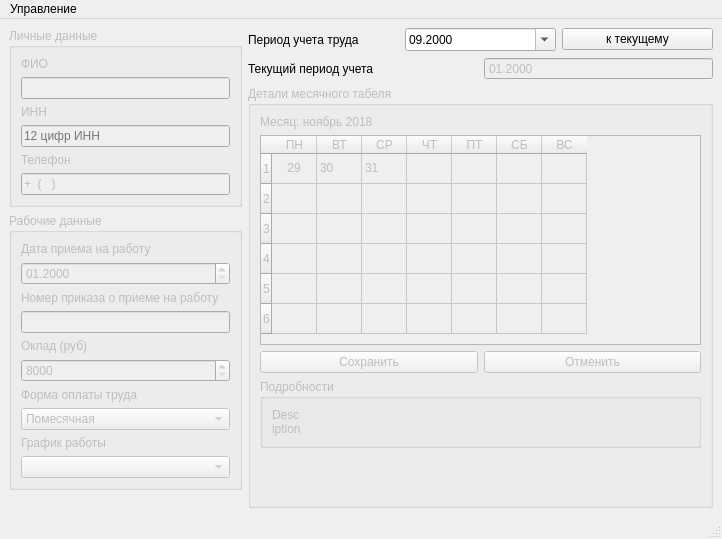
<?xml version="1.0" encoding="UTF-8"?>
<ui version="4.0">
 <class>EmployeeSC</class>
 <widget class="QMainWindow" name="EmployeeSC">
  <property name="geometry">
   <rect>
    <x>0</x>
    <y>0</y>
    <width>722</width>
    <height>539</height>
   </rect>
  </property>
  <property name="minimumSize">
   <size>
    <width>722</width>
    <height>539</height>
   </size>
  </property>
  <property name="windowTitle">
   <string>Профиль сотрудника</string>
  </property>
  <widget class="QWidget" name="centralwidget">
   <layout class="QGridLayout" name="gridLayout">
    <item row="3" column="0">
     <widget class="QGroupBox" name="workingDataBox">
      <property name="enabled">
       <bool>false</bool>
      </property>
      <property name="sizePolicy">
       <sizepolicy hsizetype="Expanding" vsizetype="Preferred">
        <horstretch>1</horstretch>
        <verstretch>0</verstretch>
       </sizepolicy>
      </property>
      <property name="title">
       <string>Рабочие данные</string>
      </property>
      <layout class="QVBoxLayout" name="verticalLayout_14">
       <item>
        <layout class="QVBoxLayout" name="verticalLayout_36">
         <item>
          <widget class="QLabel" name="label_33">
           <property name="text">
            <string>Дата приема на работу</string>
           </property>
          </widget>
         </item>
         <item>
          <widget class="QDateEdit" name="eReceiptDate">
           <property name="displayFormat">
            <string>MM.yyyy</string>
           </property>
          </widget>
         </item>
        </layout>
       </item>
       <item>
        <layout class="QVBoxLayout" name="verticalLayout_11">
         <item>
          <widget class="QLabel" name="label_11">
           <property name="text">
            <string>Номер приказа о приеме на работу</string>
           </property>
          </widget>
         </item>
         <item>
          <widget class="QLineEdit" name="eOrderNum"/>
         </item>
        </layout>
       </item>
       <item>
        <layout class="QVBoxLayout" name="verticalLayout_8">
         <item>
          <widget class="QLabel" name="eSalary_label">
           <property name="text">
            <string>Оклад (руб)</string>
           </property>
          </widget>
         </item>
         <item>
          <widget class="QSpinBox" name="eSalary">
           <property name="minimum">
            <number>8000</number>
           </property>
           <property name="maximum">
            <number>9999999</number>
           </property>
           <property name="singleStep">
            <number>1000</number>
           </property>
          </widget>
         </item>
        </layout>
       </item>
       <item>
        <layout class="QVBoxLayout" name="verticalLayout_9">
         <item>
          <widget class="QLabel" name="label_10">
           <property name="text">
            <string>Форма оплаты труда</string>
           </property>
          </widget>
         </item>
         <item>
          <widget class="QComboBox" name="ePayFormChoice">
           <item>
            <property name="text">
             <string>Помесячная</string>
            </property>
           </item>
           <item>
            <property name="text">
             <string>Почасовая</string>
            </property>
           </item>
          </widget>
         </item>
        </layout>
       </item>
       <item>
        <layout class="QVBoxLayout" name="verticalLayout_12">
         <item>
          <widget class="QLabel" name="label_12">
           <property name="text">
            <string>График работы</string>
           </property>
          </widget>
         </item>
         <item>
          <widget class="QComboBox" name="eDutyChart">
           <property name="modelColumn">
            <number>0</number>
           </property>
          </widget>
         </item>
        </layout>
       </item>
      </layout>
     </widget>
    </item>
    <item row="1" column="1">
     <layout class="QHBoxLayout" name="horizontalLayout_2">
      <item>
       <widget class="QLabel" name="label_18">
        <property name="text">
         <string>Текущий период учета</string>
        </property>
       </widget>
      </item>
      <item>
       <widget class="QDateEdit" name="CurrentPeriod_dateEdit">
        <property name="enabled">
         <bool>false</bool>
        </property>
        <property name="buttonSymbols">
         <enum>QAbstractSpinBox::NoButtons</enum>
        </property>
        <property name="displayFormat">
         <string>MM.yyyy</string>
        </property>
       </widget>
      </item>
     </layout>
    </item>
    <item row="0" column="0" rowspan="3">
     <widget class="QGroupBox" name="personalDataBox">
      <property name="enabled">
       <bool>false</bool>
      </property>
      <property name="sizePolicy">
       <sizepolicy hsizetype="Expanding" vsizetype="Preferred">
        <horstretch>1</horstretch>
        <verstretch>0</verstretch>
       </sizepolicy>
      </property>
      <property name="title">
       <string>Личные данные</string>
      </property>
      <layout class="QVBoxLayout" name="verticalLayout_15">
       <item>
        <layout class="QVBoxLayout" name="verticalLayout">
         <item>
          <widget class="QLabel" name="label">
           <property name="text">
            <string>ФИО</string>
           </property>
          </widget>
         </item>
         <item>
          <widget class="QLineEdit" name="eFIO">
           <property name="maxLength">
            <number>30</number>
           </property>
           <property name="clearButtonEnabled">
            <bool>true</bool>
           </property>
          </widget>
         </item>
        </layout>
       </item>
       <item>
        <layout class="QVBoxLayout" name="verticalLayout_3">
         <item>
          <widget class="QLabel" name="label_3">
           <property name="text">
            <string>ИНН</string>
           </property>
          </widget>
         </item>
         <item>
          <widget class="QLineEdit" name="INN">
           <property name="inputMask">
            <string>999999999999</string>
           </property>
           <property name="placeholderText">
            <string>12 цифр ИНН</string>
           </property>
          </widget>
         </item>
        </layout>
       </item>
       <item>
        <layout class="QVBoxLayout" name="verticalLayout_7">
         <item>
          <widget class="QLabel" name="label_8">
           <property name="text">
            <string>Телефон</string>
           </property>
          </widget>
         </item>
         <item>
          <widget class="QLineEdit" name="eNumberPhone">
           <property name="inputMask">
            <string>+9 (999) 999 99 99</string>
           </property>
           <property name="placeholderText">
            <string>+9 (999) 999 99 99</string>
           </property>
          </widget>
         </item>
        </layout>
       </item>
      </layout>
     </widget>
    </item>
    <item row="0" column="1">
     <layout class="QHBoxLayout" name="horizontalLayout_14">
      <item>
       <widget class="QLabel" name="label_15">
        <property name="text">
         <string>Период учета труда</string>
        </property>
       </widget>
      </item>
      <item>
       <widget class="QDateEdit" name="BillingPeriod_dateEdit">
        <property name="showGroupSeparator" stdset="0">
         <bool>true</bool>
        </property>
        <property name="dateTime">
         <datetime>
          <hour>0</hour>
          <minute>0</minute>
          <second>0</second>
          <year>2000</year>
          <month>9</month>
          <day>1</day>
         </datetime>
        </property>
        <property name="minimumDateTime">
         <datetime>
          <hour>0</hour>
          <minute>0</minute>
          <second>0</second>
          <year>2000</year>
          <month>1</month>
          <day>1</day>
         </datetime>
        </property>
        <property name="displayFormat">
         <string>MM.yyyy</string>
        </property>
        <property name="calendarPopup">
         <bool>true</bool>
        </property>
       </widget>
      </item>
      <item>
       <widget class="QPushButton" name="GoToCurrentPeriod_button">
        <property name="text">
         <string>к текущему</string>
        </property>
       </widget>
      </item>
     </layout>
    </item>
    <item row="4" column="0">
     <spacer name="verticalSpacer">
      <property name="orientation">
       <enum>Qt::Vertical</enum>
      </property>
      <property name="sizeHint" stdset="0">
       <size>
        <width>20</width>
        <height>40</height>
       </size>
      </property>
     </spacer>
    </item>
    <item row="2" column="1" rowspan="3">
     <widget class="QGroupBox" name="LabourGroupEdit">
      <property name="enabled">
       <bool>false</bool>
      </property>
      <property name="sizePolicy">
       <sizepolicy hsizetype="Expanding" vsizetype="Expanding">
        <horstretch>2</horstretch>
        <verstretch>0</verstretch>
       </sizepolicy>
      </property>
      <property name="maximumSize">
       <size>
        <width>700</width>
        <height>16777215</height>
       </size>
      </property>
      <property name="baseSize">
       <size>
        <width>700</width>
        <height>0</height>
       </size>
      </property>
      <property name="title">
       <string>Детали месячного табеля</string>
      </property>
      <layout class="QVBoxLayout" name="verticalLayout_10">
       <item>
        <widget class="QLabel" name="Month_label">
         <property name="text">
          <string>Месяц: ноябрь 2018</string>
         </property>
        </widget>
       </item>
       <item>
        <widget class="QTableWidget" name="laborSheet">
         <property name="sizePolicy">
          <sizepolicy hsizetype="Minimum" vsizetype="Minimum">
           <horstretch>0</horstretch>
           <verstretch>0</verstretch>
          </sizepolicy>
         </property>
         <property name="minimumSize">
          <size>
           <width>300</width>
           <height>210</height>
          </size>
         </property>
         <property name="maximumSize">
          <size>
           <width>700</width>
           <height>420</height>
          </size>
         </property>
         <property name="baseSize">
          <size>
           <width>700</width>
           <height>210</height>
          </size>
         </property>
         <property name="sizeAdjustPolicy">
          <enum>QAbstractScrollArea::AdjustToContents</enum>
         </property>
         <property name="selectionMode">
          <enum>QAbstractItemView::NoSelection</enum>
         </property>
         <property name="cornerButtonEnabled">
          <bool>false</bool>
         </property>
         <attribute name="horizontalHeaderDefaultSectionSize">
          <number>45</number>
         </attribute>
         <row>
          <property name="text">
           <string>1</string>
          </property>
         </row>
         <row>
          <property name="text">
           <string>2</string>
          </property>
         </row>
         <row>
          <property name="text">
           <string>3</string>
          </property>
         </row>
         <row>
          <property name="text">
           <string>4</string>
          </property>
         </row>
         <row>
          <property name="text">
           <string>5</string>
          </property>
         </row>
         <row>
          <property name="text">
           <string>6</string>
          </property>
         </row>
         <column>
          <property name="text">
           <string>ПН</string>
          </property>
         </column>
         <column>
          <property name="text">
           <string>ВТ</string>
          </property>
         </column>
         <column>
          <property name="text">
           <string>СР</string>
          </property>
         </column>
         <column>
          <property name="text">
           <string>ЧТ</string>
          </property>
         </column>
         <column>
          <property name="text">
           <string>ПТ</string>
          </property>
         </column>
         <column>
          <property name="text">
           <string>СБ</string>
          </property>
         </column>
         <column>
          <property name="text">
           <string>ВС</string>
          </property>
         </column>
         <item row="0" column="0">
          <property name="text">
           <string>29</string>
          </property>
          <property name="textAlignment">
           <set>AlignCenter</set>
          </property>
          <property name="flags">
           <set>NoItemFlags</set>
          </property>
         </item>
         <item row="0" column="1">
          <property name="text">
           <string>30</string>
          </property>
          <property name="flags">
           <set>ItemIsEnabled|ItemIsTristate</set>
          </property>
         </item>
         <item row="0" column="2">
          <property name="text">
           <string>31</string>
          </property>
         </item>
        </widget>
       </item>
       <item>
        <layout class="QHBoxLayout" name="SaveCancelLaborLayout">
         <property name="sizeConstraint">
          <enum>QLayout::SetFixedSize</enum>
         </property>
         <item>
          <widget class="QPushButton" name="saveEditedLaborBtn">
           <property name="enabled">
            <bool>false</bool>
           </property>
           <property name="text">
            <string>Сохранить</string>
           </property>
          </widget>
         </item>
         <item>
          <widget class="QPushButton" name="CancelLaborBtn">
           <property name="enabled">
            <bool>false</bool>
           </property>
           <property name="text">
            <string>Отменить</string>
           </property>
          </widget>
         </item>
        </layout>
       </item>
       <item>
        <widget class="QGroupBox" name="groupBox">
         <property name="sizePolicy">
          <sizepolicy hsizetype="Preferred" vsizetype="Expanding">
           <horstretch>0</horstretch>
           <verstretch>0</verstretch>
          </sizepolicy>
         </property>
         <property name="title">
          <string>Подробности</string>
         </property>
         <property name="flat">
          <bool>true</bool>
         </property>
         <layout class="QVBoxLayout" name="verticalLayout_6">
          <item>
           <widget class="QLabel" name="Description_label">
            <property name="enabled">
             <bool>false</bool>
            </property>
            <property name="text">
             <string>&lt;html&gt;&lt;head/&gt;&lt;body&gt;&lt;p&gt;Desc&lt;br/&gt;iption&lt;/p&gt;&lt;/body&gt;&lt;/html&gt;</string>
            </property>
           </widget>
          </item>
         </layout>
        </widget>
       </item>
       <item>
        <spacer name="verticalSpacer_2">
         <property name="orientation">
          <enum>Qt::Vertical</enum>
         </property>
         <property name="sizeType">
          <enum>QSizePolicy::Preferred</enum>
         </property>
         <property name="sizeHint" stdset="0">
          <size>
           <width>20</width>
           <height>120</height>
          </size>
         </property>
        </spacer>
       </item>
      </layout>
     </widget>
    </item>
   </layout>
  </widget>
  <widget class="QMenuBar" name="menubar">
   <property name="geometry">
    <rect>
     <x>0</x>
     <y>0</y>
     <width>722</width>
     <height>26</height>
    </rect>
   </property>
   <widget class="QMenu" name="menu">
    <property name="title">
     <string>Управление</string>
    </property>
    <addaction name="separator"/>
    <addaction name="Logout_action"/>
    <addaction name="separator"/>
    <addaction name="Exit_action"/>
   </widget>
   <addaction name="menu"/>
  </widget>
  <widget class="QStatusBar" name="statusbar"/>
  <action name="Logout_action">
   <property name="text">
    <string>Выйти</string>
   </property>
  </action>
  <action name="Exit_action">
   <property name="text">
    <string>Выход из программы</string>
   </property>
  </action>
 </widget>
 <resources/>
 <connections>
  <connection>
   <sender>Exit_action</sender>
   <signal>triggered()</signal>
   <receiver>EmployeeSC</receiver>
   <slot>close()</slot>
   <hints>
    <hint type="sourcelabel">
     <x>-1</x>
     <y>-1</y>
    </hint>
    <hint type="destinationlabel">
     <x>360</x>
     <y>269</y>
    </hint>
   </hints>
  </connection>
 </connections>
</ui>
